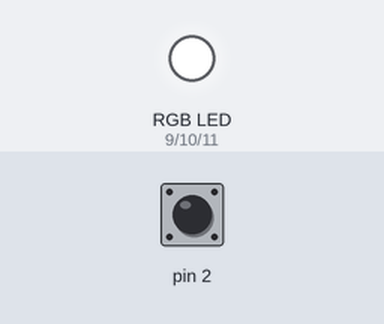
This sketch was run on a simulated Arduino Uno, built with avr-gcc and run on an emulated ATmega328P. On the bench: an RGB LED mixed from three pins (HIGH = lit). Inputs (shaded band) come from the test bench; at power-on: pin 2 HIGH.

Above: at 1.2 s.
1.3 s: pin 2 pulled LOW for 0.15 s
At 2.5 s:
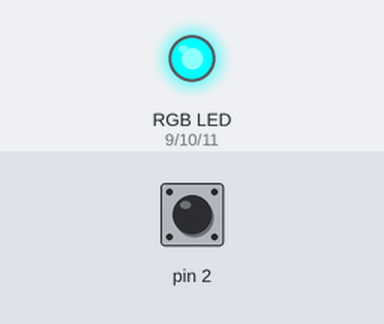
2.9 s: pin 2 pulled LOW for 1 s
At 3.9 s:
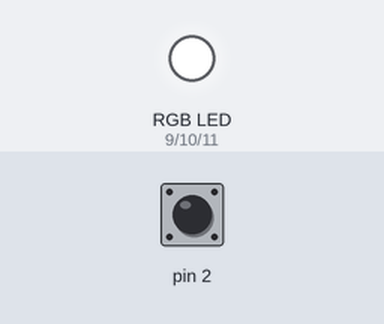
5.4 s: pin 2 pulled LOW for 0.15 s
At 5.8 s:
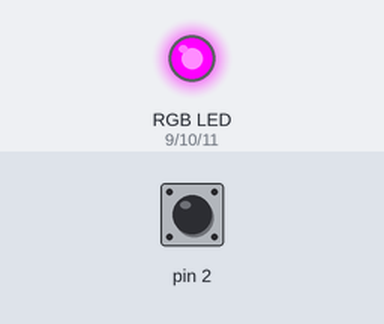
7.0 s: pin 2 pulled LOW for 3.2 s
At 8.2 s:
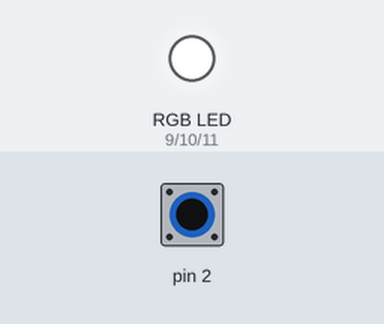
11.7 s: pin 2 pulled LOW for 0.15 s
At 13.0 s:
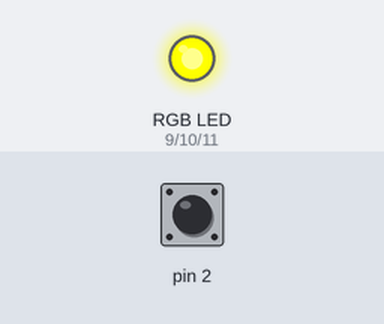
Timing chart, 0 to 14.3 s (numbered marks = the images above; inputs shaded):
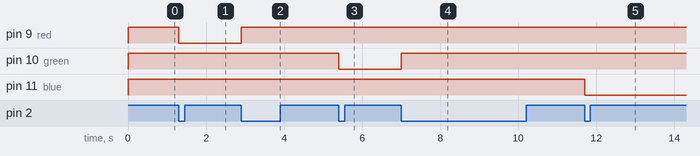

Measured:
- after the input at 1.3 s, pin 9 (red): HIGH → LOW at once
- after the input at 2.9 s, pin 9 (red): LOW → HIGH at once
- after the input at 5.4 s, pin 10 (green): HIGH → LOW at once
- after the input at 7.0 s, pin 10 (green): LOW → HIGH at once
- after the input at 11.7 s, pin 11 (blue): HIGH → LOW at once

The sketch:

23_Interrupt2.ino
```cpp
#define BOUNCE_TIME 190
int btn = 0;
int red = 9;
int green = 10;
int blue = 11;

volatile int state = 0;
volatile unsigned long last_int_time = 0;
void setup()
{
  pinMode(2, INPUT_PULLUP);
  pinMode(9, OUTPUT);
  pinMode(10, OUTPUT);
  pinMode(11, OUTPUT);
  attachInterrupt(btn, rgb, FALLING);

  //common anode type 이므로 처음 상태 전원 off로 초기화
  digitalWrite(red, HIGH);
  digitalWrite(green, HIGH);
  digitalWrite(blue, HIGH);
}

void loop()
{

}

void rgb(){
  unsigned long int_time = millis();
  if(int_time - last_int_time > BOUNCE_TIME)
  {
      switch(state)
      {
        case(0):
          digitalWrite(red,LOW);
          break;
        case(1):
          digitalWrite(red, HIGH);
          break;
        case(2):
          digitalWrite(green, LOW);
          break;
        case(3):
          digitalWrite(green, HIGH);
          break;
        case(4):
          digitalWrite(blue, LOW);
          break;
        case(5):
          digitalWrite(blue, HIGH);
          break;
      }
      state++;
      if(state == 6)
        state = 0;
  }
  last_int_time = int_time;
}
```
